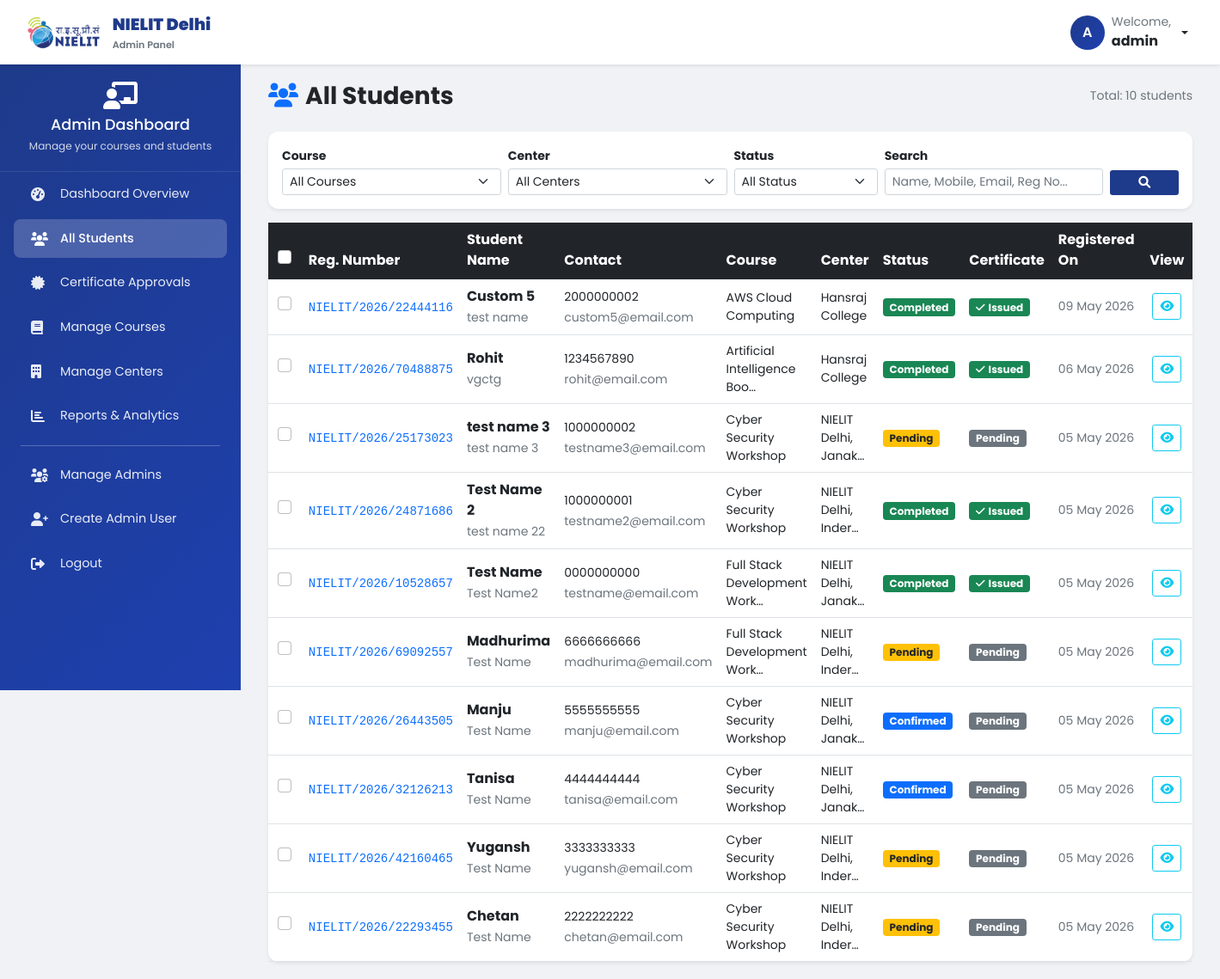
Before: /dashboard/students/ (signed in) with the older database file.
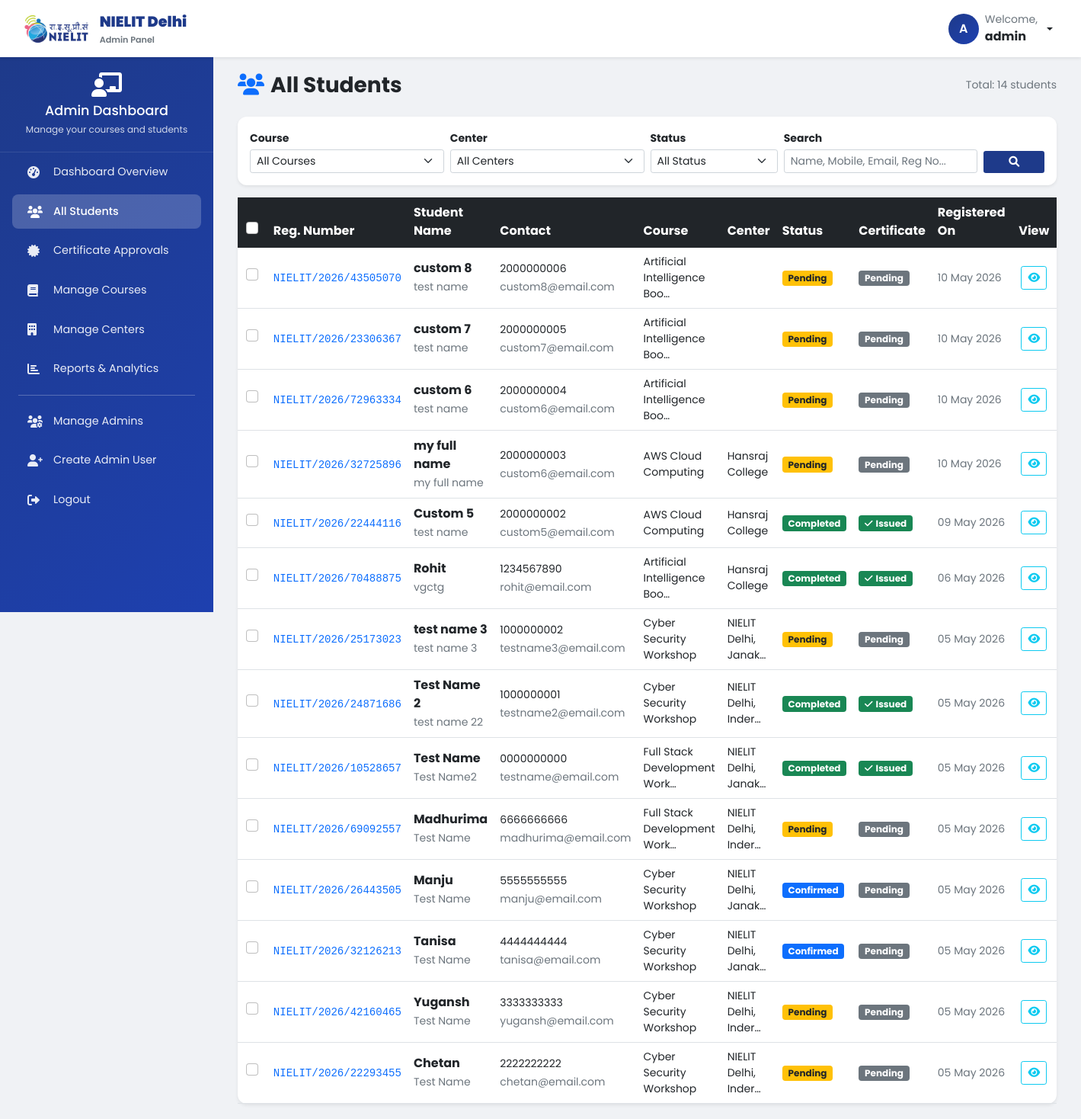
After: the same page with the newer database file.
### registration/models.py (models this page shows, shortened)
class Student(models.Model):
    CATEGORY_CHOICES = [
        ('general', 'General'),
        ('sc', 'SC'),
        ('st', 'ST'),
        ('ews', 'EWS'),
        ('obc', 'OBC'),
    ]
    STATUS_CHOICES = [
        ('pending', 'Pending'),
        ('confirmed', 'Confirmed'),
        ('cancelled', 'Cancelled'),
        ('completed', 'Completed'),
    ]
    id = models.UUIDField(primary_key=True, default=uuid.uuid4, editable=False)
    name = models.CharField(max_length=200)
    mobile_number = models.CharField(max_length=10, validators=[
        RegexValidator(r'^\d{10}$', 'Enter a valid 10-digit mobile number')
    ])
    date_of_birth = models.DateField()
    category = models.CharField(max_length=20, choices=CATEGORY_CHOICES, default='general')
    email_id = models.EmailField()
    father_name = models.CharField(max_length=200)
    course_enrolled = models.ForeignKey(Course, on_delete=models.CASCADE, related_name='students')
    preferred_centre = models.ForeignKey(Centre, on_delete=models.SET_NULL, null=True, blank=True, related_name='students')  # CHANGED: Allow NULL
    is_approved = models.BooleanField(default=False)
    registration_date = models.DateTimeField(auto_now_add=True)
    registration_number = models.CharField(max_length=50, unique=True, blank=True)
    status = models.CharField(max_length=20, choices=STATUS_CHOICES, default='pending')
    updated_at = models.DateTimeField(auto_now=True)
    class Meta:
        unique_together = [['email_id', 'course_enrolled']]
        indexes = [
            models.Index(fields=['email_id', 'course_enrolled']),
            models.Index(fields=['mobile_number', 'course_enrolled']),
            models.Index(fields=['registration_number']),
        ]
        ordering = ['-registration_date']

### course/models.py (models this page shows, shortened)
class Course(models.Model):
    STATUS_CHOICES = [
        ('active', 'Active'),
        ('inactive', 'Inactive'),
        ('ongoing', 'Ongoing'),
        ('open', 'Open for Registration'),
        ('closed', 'Registration Closed'),
        ('completed', 'Completed'),
    ]
    MODE_CHOICES = [
        ('online', 'Online'),
        ('offline', 'Offline'),
        ('hybrid', 'Hybrid'),
    ]
    COURSE_TYPE_CHOICES = [
        ('regular', 'Regular Course (Multiple Days/Weeks)'),
        ('workshop', 'Single Day Workshop/Event'),
        ('Online Bootcamp', 'Online Bootcamp'),
        ('seminar', 'Seminar'),
        ('webinar', 'Webinar'),
    ]
    id = models.UUIDField(primary_key=True, default=uuid.uuid4, editable=False)
    course_name = models.CharField(max_length=200)
    course_desc = models.TextField()
    slug = models.SlugField(max_length=200, unique=True, null=True, blank=True)
    course_duration = models.CharField(max_length=100, blank=True, null=True, help_text="e.g., 3 months, 6 weeks (for regular courses)")
    course_type = models.CharField(max_length=20, choices=COURSE_TYPE_CHOICES, default='regular')
    course_status = models.CharField(max_length=20, choices=STATUS_CHOICES, default='open')
    course_fees = models.DecimalField(max_digits=10, decimal_places=2, default=0, null=True, blank=True)
    is_free = models.BooleanField(default=False, null=True, blank=True)
    start_date = models.DateField(null=True, blank=True)
    end_date = models.DateField(null=True, blank=True)
    event_date = models.DateField(null=True, blank=True, help_text="For single day events/workshops")
    registration_deadline = models.DateField(null=True, blank=True)
    image = models.ImageField(upload_to=course_image_upload_path, blank=True, null=True)
    syllabus_file = models.FileField(upload_to=course_syllabus_upload_path, blank=True, null=True)
    modules_info = models.TextField(blank=True, null=True, help_text="Enter module details, topics covered, syllabus structure")
    prerequisites = models.TextField(blank=True, null=True)
    learning_outcomes = models.TextField(blank=True, null=True)
    mode = models.CharField(max_length=20, null=True, blank=True, choices=MODE_CHOICES, default='offline')
    max_seats = models.PositiveIntegerField(default=30, null=True, blank=True)
    available_centres = models.ManyToManyField(Centre, blank=True, related_name='available_courses',
                                                help_text="Select centres where this course is offered")
    is_active = models.BooleanField(default=True)
    is_featured = models.BooleanField(default=False)
    created_at = models.DateTimeField(auto_now_add=True)
    updated_at = models.DateTimeField(auto_now=True)
    class Meta:
        ordering = ['-created_at']

class Centre(models.Model):
    id = models.UUIDField(primary_key=True, default=uuid.uuid4, editable=False)
    centre_name = models.CharField(max_length=200)
    centre_address = models.TextField()
    centre_contact = models.CharField(max_length=15)
    centre_email = models.EmailField()
    centre_desc = models.TextField(blank=True)
    created_at = models.DateTimeField(auto_now_add=True)
    class Meta:
        ordering = ['centre_name']

### dashboard/views.py (the view, shortened to what this page needs)
# urls.py: path('students/', views.students_list, name='students_list'),
@user_passes_test(is_admin)
def students_list(request):
    students = Student.objects.select_related('course_enrolled', 'preferred_centre').all()
    course_filter = request.GET.get('course')
    center_filter = request.GET.get('center')
    status_filter = request.GET.get('status')
    search_query = request.GET.get('search')
    if course_filter and course_filter != '':
        students = students.filter(course_enrolled_id=course_filter)
    if center_filter and center_filter != '':
        students = students.filter(preferred_centre_id=center_filter)
    if status_filter and status_filter != '':
        students = students.filter(status=status_filter)
    paginator = Paginator(students, 20)
    page_number = request.GET.get('page')
    page_obj = paginator.get_page(page_number)
    courses = Course.objects.all()
    centres = Centre.objects.all()
    context = {
        'page_obj': page_obj,
        'courses': courses,
        'centres': centres,
        'selected_course': course_filter,
        'selected_center': center_filter,
        'selected_status': status_filter,
        'search_query': search_query,
    }
    return render(request, 'dashboard/students_list.html', context)

### dashboard/views.py (called while the page is built)
def is_admin(user):
    return user.is_authenticated and user.is_staff

### dashboard/templates/dashboard/students_list.html (shortened to what the changed rows need)
{% extends 'dashboard/base_dashboard.html' %}
{% block dashboard_content %}
<div class="container-fluid">
    <div class="d-flex justify-content-between align-items-center mb-4">
        <h1 class="h3 fw-bold text-dark mb-0">
            <i class="fas fa-users text-primary me-2"></i>All Students
        </h1>
        <div class="text-muted small">Total: {{ page_obj.paginator.count }} students</div>
    </div>
    <div class="card shadow-sm">
        <div class="card-body p-0">
            <div class="table-responsive">
                <table class="table table-hover align-middle mb-0" id="studentsTable">
                    <thead class="table-dark">
                        <tr>
                            <th width="40" class="text-center">
                                <input type="checkbox" id="selectAll" class="form-check-input mt-0" title="Select all">
                            </th>
                            <th>Reg. Number</th>
                            <th>Student Name</th>
                            <th>Contact</th>
                            <th>Course</th>
                            <th>Center</th>
                            <th>Status</th>
                            <th>Certificate</th>
                            <th>Registered On</th>
                            <th width="60" class="text-center">View</th>
                        </tr>
                    </thead>
                    <tbody>
                        {% for student in page_obj %}
                        <tr class="student-row" data-id="{{ student.id }}">
                            <td class="text-center">
                                <input type="checkbox"
                                       class="form-check-input mt-0 student-checkbox"
                                       value="{{ student.id }}">
                            </td>
                            <td>
                                <a href="{% url 'dashboard:student_detail' student.id %}"
                                   class="text-decoration-none fw-semibold text-primary font-monospace small">
                                    {{ student.registration_number }}
                                </a>
                            </td>
                            <td>
                                <a href="{% url 'dashboard:student_detail' student.id %}"
                                   class="text-decoration-none text-dark fw-bold">
                                    {{ student.name }}
                                </a><br>
                                <small class="text-muted">{{ student.father_name }}</small>
                            </td>
                            <td>
                                <span class="small">{{ student.mobile_number }}</span><br>
                                <small class="text-muted">{{ student.email_id|truncatechars:22 }}</small>
                            </td>
                            <td class="small">{{ student.course_enrolled.course_name|truncatechars:28 }}</td>
                            <td class="small">{{ student.preferred_centre.centre_name|truncatechars:20 }}</td>
                            <td>
                                {% if student.status == 'pending' %}
                                    <span class="badge bg-warning text-dark">Pending</span>
                                {% elif student.status == 'confirmed' %}
                                    <span class="badge bg-primary">Confirmed</span>
                                {% elif student.status == 'completed' %}
                                    <span class="badge bg-success">Completed</span>
                                {% elif student.status == 'cancelled' %}
                                    <span class="badge bg-danger">Cancelled</span>
                                {% else %}
                                    <span class="badge bg-secondary">{{ student.status }}</span>
                                {% endif %}
                            </td>
                            <td>
                                {% if student.is_approved %}
                                    <span class="badge bg-success"><i class="fas fa-check me-1"></i>Issued</span>
                                {% else %}
                                    <span class="badge bg-secondary">Pending</span>
                                {% endif %}
                            </td>
                            <td class="small text-muted">{{ student.registration_date|date:"d M Y" }}</td>
                            <td class="text-center">
                                <a href="{% url 'dashboard:student_detail' student.id %}"
                                   class="btn btn-sm btn-outline-info" title="View Details">
                                    <i class="fas fa-eye"></i>
                                </a>
                            </td>
                        </tr>
                        {% endfor %}
                    </tbody>
                </table>
            </div>
        </div>
    </div>
</div>
{% endblock %}

Changed rows visible on the page:
added Student: registration_number "NIELIT/2026/43505070", name "custom 8", father_name "test name", mobile_number "2000000006", email_id "custom8@email.com", course_enrolled.course_name "Artificial Intelligence Boo…", status "Pending", is_approved "Pending", registration_date "10 May 2026"
added Student: registration_number "NIELIT/2026/23306367", name "custom 7", father_name "test name", mobile_number "2000000005", email_id "custom7@email.com", course_enrolled.course_name "Artificial Intelligence Boo…", status "Pending", is_approved "Pending", registration_date "10 May 2026"
added Student: registration_number "NIELIT/2026/72963334", name "custom 6", father_name "test name", mobile_number "2000000004", email_id "custom6@email.com", course_enrolled.course_name "Artificial Intelligence Boo…", status "Pending", is_approved "Pending", registration_date "10 May 2026"
added Student: registration_number "NIELIT/2026/32725896", name "my full name", father_name "my full name", mobile_number "2000000003", email_id "custom6@email.com", course_enrolled.course_name "AWS Cloud Computing", preferred_centre.centre_name "Hansraj College", status "Pending", is_approved "Pending", registration_date "10 May 2026"
Other visible differences:
{{ page_obj.paginator.count }}: "10" → "14"
